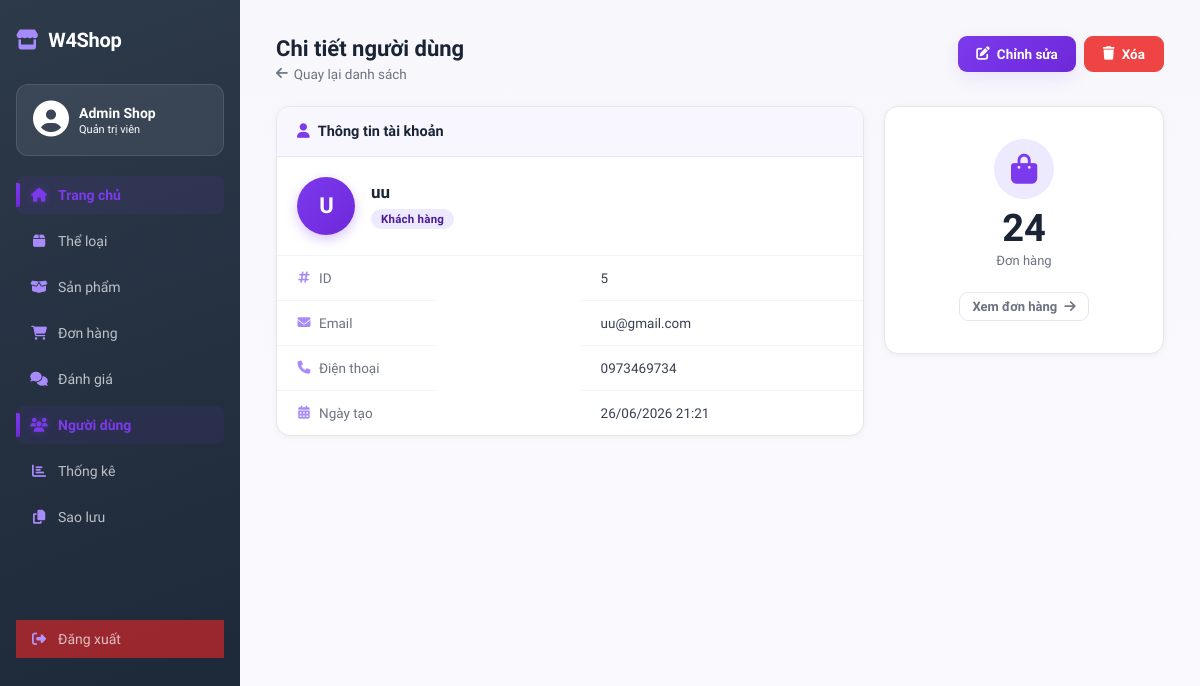
/admin/users/detail?id=5 (signed in), run on an earlier commit of the app's database.
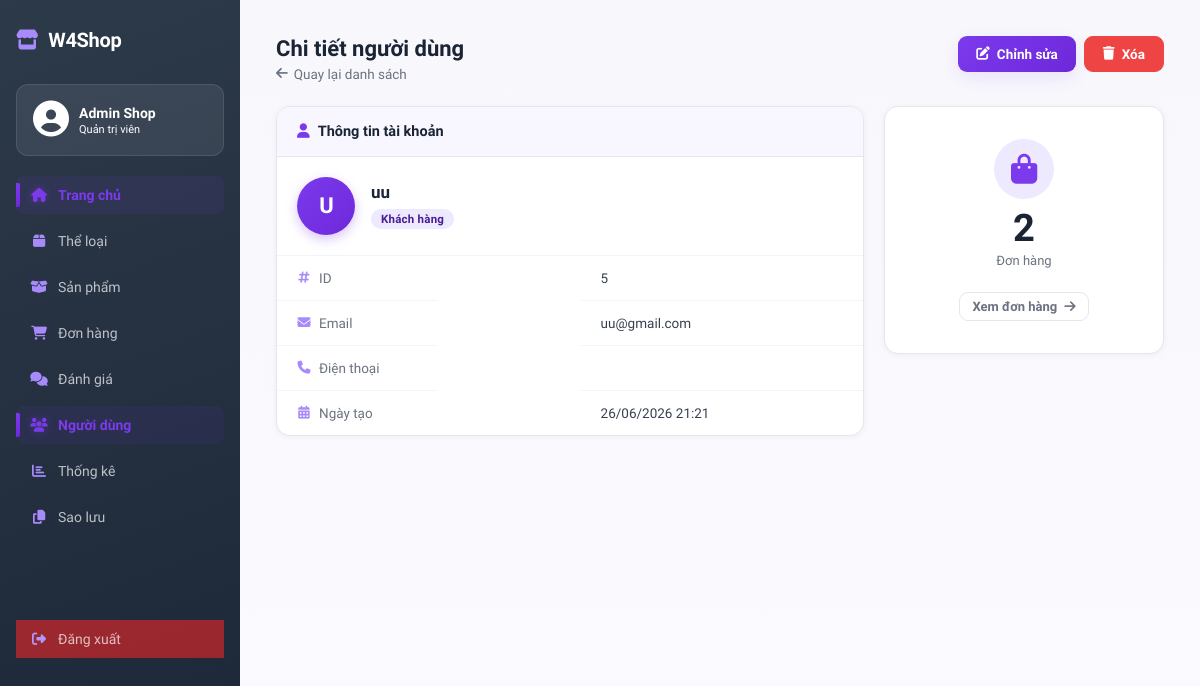
And on a later commit of the database.
### tables this page shows
CREATE TABLE `users` (
  `user_id` int(11) NOT NULL,
  `full_name` varchar(100) NOT NULL,
  `email` varchar(150) NOT NULL,
  `password_hash` varchar(255) NOT NULL,
  `phone` varchar(20) DEFAULT NULL,
  `role` enum('customer','admin') NOT NULL DEFAULT 'customer',
  `created_at` datetime NOT NULL DEFAULT current_timestamp()
);

### app/views/admin/UserDetail.php (the view, shortened to what the changed rows need)
<?php include __DIR__ . '/../layouts/admin_sidebar.php'; ?>
<link rel="stylesheet" href="/WEB_GR4/public/assets/css/admin/UserDetail.css">
<div class="admin-content">
  <div class="page-header">
    <div>
      <h1 class="page-title">Chi tiết người dùng</h1>
      <p class="page-sub">
        <a href="/WEB_GR4/admin/users" class="back-link"><i class="fas fa-arrow-left"></i> Quay lại danh sách</a>
      </p>
    </div>
    <div style="display:flex;gap:8px">
      <a href="/WEB_GR4/admin/users/edit?id=<?= $user['user_id'] ?>" class="btn btn-primary">
        <i class="fas fa-edit"></i> Chỉnh sửa
      </a>
      <?php if ($user['user_id'] !== (int)$_SESSION['user_id']): ?>
        <button class="btn btn-danger delete-btn"
          data-id="<?= $user['user_id'] ?>"
          data-name="<?= htmlspecialchars($user['full_name']) ?>">
          <i class="fas fa-trash"></i> Xóa
        </button>
      <?php endif; ?>
    </div>
  </div>
  <div class="detail-grid">
    <div class="table-card detail-card">
      <div class="detail-card-header">
        <i class="fas fa-user"></i> Thông tin tài khoản
      </div>
      <div class="detail-avatar">
        <div class="avatar-circle">
          <?= mb_strtoupper(mb_substr($user['full_name'], 0, 1)) ?>
        </div>
        <div>
          <div class="detail-name"><?= htmlspecialchars($user['full_name']) ?></div>
          <span class="badge badge-<?= $user['role'] === 'admin' ? 'warning' : 'info' ?>">
            <?= $user['role'] === 'admin' ? 'Admin' : 'Khách hàng' ?>
          </span>
        </div>
      </div>
      <table class="info-table">
        <tr>
          <td class="info-label"><i class="fas fa-hashtag"></i> ID</td>
          <td><?= $user['user_id'] ?></td>
        </tr>
        <tr>
          <td class="info-label"><i class="fas fa-envelope"></i> Email</td>
          <td><?= htmlspecialchars($user['email']) ?></td>
        </tr>
        <tr>
          <td class="info-label"><i class="fas fa-phone"></i> Điện thoại</td>
          <td><?= htmlspecialchars($user['phone'] ?? '—') ?></td>
        </tr>
        <tr>
          <td class="info-label"><i class="fas fa-calendar-alt"></i> Ngày tạo</td>
          <td><?= date('d/m/Y H:i', strtotime($user['created_at'])) ?></td>
        </tr>
      </table>
    </div>
    <div class="detail-card">
      <div class="table-card stat-card">
        <div class="stat-icon"><i class="fas fa-shopping-bag"></i></div>
        <div class="stat-value"><?= $orderCount ?></div>
        <div class="stat-label">Đơn hàng</div>
        <?php if ($orderCount > 0): ?>
          <a href="/WEB_GR4/admin/orders?user_id=<?= $user['user_id'] ?>" class="btn btn-ghost btn-sm" style="margin-top:10px">
            Xem đơn hàng <i class="fas fa-arrow-right"></i>
          </a>
        <?php endif; ?>
      </div>
    </div>
  </div>
</div>

### core/Router.php (shortened to what the changed rows need)
<?php
class Router {
    private $routes = [];
    public function get($path, $controller, $method) {
        $this->routes[] = ['path' => $path, 'controller' => $controller, 'method' => $method, 'httpMethod' => 'GET'];
    }
    public function post($path, $controller, $method) {
        $this->routes[] = ['path' => $path, 'controller' => $controller, 'method' => $method, 'httpMethod' => 'POST'];
    }
    public function dispatch() {
        $url = parse_url($_SERVER['REQUEST_URI'], PHP_URL_PATH);
        $base = '/WEB_GR4';
        if (strpos($url, $base) === 0) {
            $url = substr($url, strlen($base));
        }
        $httpMethod = $_SERVER['REQUEST_METHOD'];
        foreach ($this->routes as $route) {
            if ($route['httpMethod'] === $httpMethod && $this->match($route['path'], $url, $params)) {
                $ctrl = new $route['controller']();
                call_user_func_array([$ctrl, $route['method']], $params);
                return;
            }
        }
    }
    private function match($routePath, $url, &$params) {
        $pattern = preg_replace('/\{(\w+)\}/', '([^/]+)', $routePath);
        $pattern = '#^' . $pattern . '$#';
        if (preg_match($pattern, $url, $matches)) {
            return true;
        }
        return false;
    }
}
?>

### app/views/layouts/admin_sidebar.php (shortened to what the changed rows need)
<?php
function getMenuActiveClass($pagePath) {
    $requestUri = parse_url($_SERVER['REQUEST_URI'], PHP_URL_PATH);
    $requestUri = rtrim($requestUri, '/');
    $pagePath = rtrim($pagePath, '/');
    return ($requestUri === $pagePath || strpos($requestUri, $pagePath . '/') === 0) ? 'active' : '';
}
?>
<!DOCTYPE html>
<html lang="vi">
<head>
    <link rel="stylesheet" href="/WEB_GR4/public/assets/css/admin/style_admin.css">
    <link rel="stylesheet" href="https://cdnjs.cloudflare.com/ajax/libs/font-awesome/6.5.2/css/all.min.css">
    <link rel="stylesheet" href="/WEB_GR4/public/assets/css/admin/respon_admin.css">
</head>
<body>
<div class="admin-layout">
<aside class="admin-sidebar">
        <div class="admin-logo"><i class="fas fa-store"></i> W4Shop</div>
        <div class="admin-user-info">
            <div class="admin-avatar">
                <i class="fa-solid fa-circle-user"></i>
            </div>
            <div class="admin-user-text">
                <span class="admin-user-name">
                    <?php echo isset($_SESSION['full_name']) ? htmlspecialchars($_SESSION['full_name']) : 'Admin'; ?>
                </span>
                <span class="admin-user-role">Quản trị viên</span>
            </div>
        </div>
        <ul class="admin-menu">
            <li><a href="/WEB_GR4/admin" class="<?php echo getMenuActiveClass('/WEB_GR4/admin'); ?>">
                <i class="fas fa-home"></i> Trang chủ</a></li>
            <li><a href="/WEB_GR4/admin/categories" class="<?php echo getMenuActiveClass('/WEB_GR4/admin/categories'); ?>">
                <i class="fas fa-box"></i> Thể loại</a></li>
            <li><a href="/WEB_GR4/admin/products" class="<?php echo getMenuActiveClass('/WEB_GR4/admin/products'); ?>">
                <i class="fas fa-box-open"></i> Sản phẩm</a></li>
            <li><a href="/WEB_GR4/admin/orders" class="<?php echo getMenuActiveClass('/WEB_GR4/admin/orders'); ?>">
                <i class="fas fa-shopping-cart"></i> Đơn hàng</a></li>
            <li><a href="/WEB_GR4/admin/reviews" class="<?php echo getMenuActiveClass('/WEB_GR4/admin/reviews'); ?>">
                <i class="fas fa-comments"></i> Đánh giá</a></li>
            <li><a href="/WEB_GR4/admin/users" class="<?php echo getMenuActiveClass('/WEB_GR4/admin/users'); ?>">
                <i class="fas fa-users"></i> Người dùng</a></li>
            <li><a href="/WEB_GR4/admin/statistics" class="<?php echo getMenuActiveClass('/WEB_GR4/admin/statistics'); ?>">
                <i class="fas fa-chart-bar"></i> Thống kê</a></li>
            <li><a href="/WEB_GR4/admin/backup" class="<?php echo getMenuActiveClass('/WEB_GR4/admin/backup'); ?>">
                <i class="fa-solid fa-copy"></i> Sao lưu</a></li>
            <li><a href="/WEB_GR4/logout" class="logout-link"><i class="fa-solid fa-sign-out-alt" style="color: rgb(177, 151, 252);"></i> Đăng xuất</a></li>
        </ul>
    </aside>
</body>

What changed in the data, as far as the page shows it:
changed users "uu": orderCount "24" → "2"; phone "0973469734" → (not shown)
